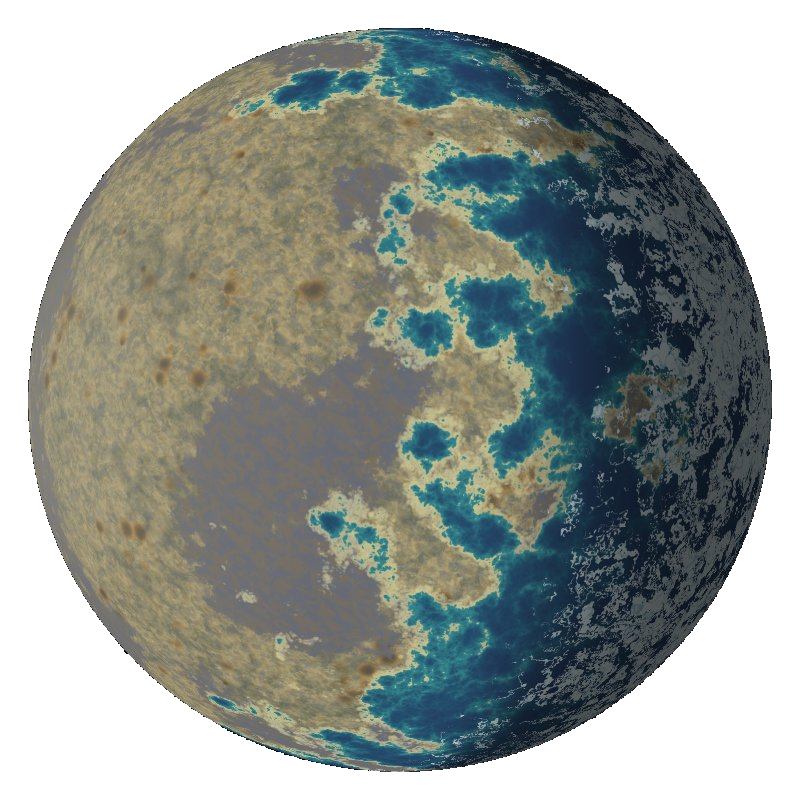
#> input picture util/plot_drm_gallery/resources/trappist-1_d.png, 800 x 800 px, found by its file name
$ python plot_drm_planet_overlay.py
#> lines starting #> are read from the running program, lines starting #| are printed output that depends on the picture; after the words box and inside, x2 and y2 are one past the last pixel; in counts of white or black regions, pixels touching at a corner belong together
#!/usr/bin/env python
"""
Plot a three-planet decorative underlay

Plot a decorative underlay onto ax_dest (typically current axes),
returning the axis object of the underlay.
The mode is currently unused.
"""

import matplotlib.pyplot as plt
import matplotlib.image as mpimg
from mpl_toolkits.axes_grid1.inset_locator import inset_axes
from pathlib import Path
import numpy as np
import os


def plot_drm_planet_overlay(ax_dest, mode=None):
    """
    Plot a decorative underlay onto ax_dest

    Plot a decorative underlay onto ax_dest (typically current axes),
    returning the axis object(s) of the underlay.
    The mode is currently unused.

    Parameters
    ----------
    ax_dest : matplotlib.axes.Axes
        Destination axes object where planet overlays will be added
    mode : dict, optional
        Mode dictionary (currently unused)

    Returns
    -------
    list of matplotlib.axes.Axes
        List of axis objects for each planet overlay
    """

    if mode is None:
        mode = {}

    # Configuration selection
    use_config = 3  # 1, 2, or 3

    if use_config == 1:
        # 3-class setup (late 2017, early 2018)
        # planets: earthlike, neptune, jupiter, left-to-right
        pfiles = ['gliese-667C_c.png', 'neptune.png', 'jupiter.png']
        # positions are x0, y0, xsize, ysize
        ppos = [[0.15, 0.6, 0.15, 0.15], [0.35, 0.6, 0.3, 0.3], [0.58, 0.45, 0.45, 0.45]]
        # pixels to crop each planet (above) on each edge
        pcrops = [[0, 0, 0, 0], [70, 70, 70, 70], [300, 80, 80, 400]]

    elif use_config == 2:
        # 5-class setup (mid 2018)
        # planets, left-to-right:
        # rocky sub-earth, super-earth, sub-neptune, neptune, jupiter
        pfiles = ['trappist-1_d.png', 'gliese-667C_c.png', 'gj-1214_b.png',
                  'neptune.png', 'jupiter.png']
        # positions are x0, y0, xsize, ysize
        ppos = [[0.22, 0.4, 0.10, 0.10], [0.33, 0.50, 0.15, 0.15],
                [0.45, 0.6, 0.2, 0.2], [0.53, 0.62, 0.3, 0.3], [0.63, 0.57, 0.35, 0.35]]
        # pixels to crop each planet on each edge (top, left, bottom, right)
        pcrops = [[25, 25, 25, 25], [0, 0, 0, 0], [0, 0, 0, 0],
                  [70, 70, 70, 70], [300, 80, 80, 300]]

    else:  # use_config == 3
        # 5-class setup, planets to scale (july 2018)
        # planets, left-to-right:
        # rocky sub-earth, super-earth, sub-neptune, neptune, jupiter (NB: cropped tight)
        pfiles = ['trappist-1_d.png', 'gliese-667C_c.png', 'gj-1214_b.png',
                  'neptune.png', 'jupiter-tight.png']
        # pixels to crop each planet (above) on each edge (top, left, bottom, right)
        # Note: All crops except Jupiter are to the planetary disk, so that
        # scaling is understood
        pcrops = [[25, 25, 25, 25], [25, 25, 25, 25], [10, 10, 10, 10],
                  [100, 100, 100, 100], [300, 0, 0, 300]]

        j_pre = 0.5  # amount the Jupiter-class image is
                     # already shrunken due to cropping - others are
                     # cropped on the planetary disk

        # Set planet positions within the enclosing axis
        # positions are x0, y0, xsize, ysize
        # size is relative to radius property of the corresponding planet class
        ctrline = 0.72  # centerline of the left-to-right line of planets
        ppos = [
            [0.24, ctrline - 0.033/2, 0.0333, 0.0333],
            [0.35, ctrline - 0.1167/2, 0.1167, 0.1167],
            [0.42, ctrline - 0.233/2, 0.2333, 0.2222],
            [0.48, ctrline - 0.40/2, 0.40, 0.40],
            [0.63, ctrline - 0.73*j_pre/2 + 0.01, 0.73*j_pre, 0.73*j_pre]
        ]

    # Make planet underlay
    ax_list = []

    # Kill white background on current axes, so underlay is visible
    ax_dest.patch.set_facecolor('none')

    for p, pfile_ in enumerate(pfiles):
        # FIXME: temporary hack for resources
        pfile = 'Local/Matlab/mfile' / Path(pfile_)
        # Check if file exists
        if not os.path.exists(pfile):
            print(f"Warning: Planet image file '{pfile}' not found, skipping")
            continue

        try:
            # Load underlay image
            im_orig = mpimg.imread(pfile)
#> im_orig is the input picture: shape (800, 800, 4) float32; mean R, G, B, A 0.269, 0.291, 0.27, 0.679

            # Handle alpha channel
            if im_orig.shape[2] == 4:
                # Image has alpha channel
                alfa_orig = im_orig[:, :, 3]
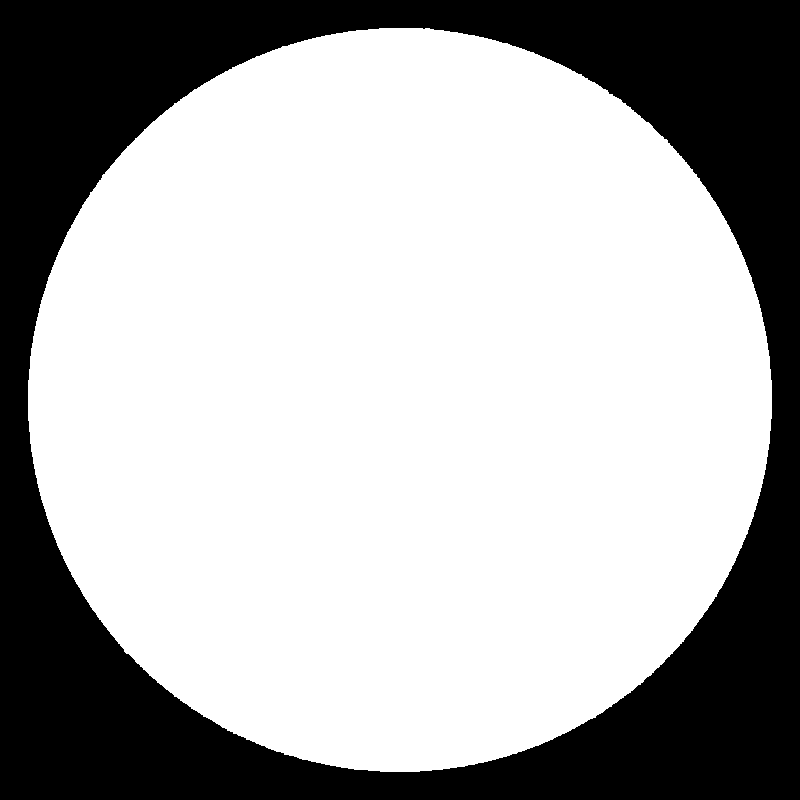
#> alfa_orig: shape (800, 800) float32; values 0 (black) and 1 (white), 67.9% white; 1 black region, box (x1, y1, x2, y2) and area: (0, 0, 800, 800) 205135
                im_rgb = im_orig[:, :, :3]
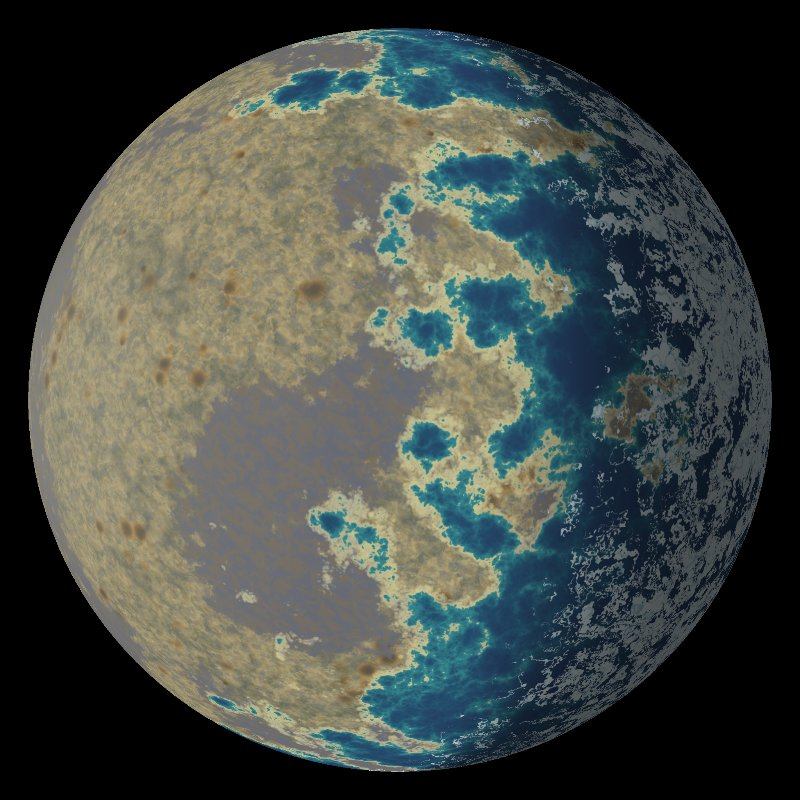
#> im_rgb: shape (800, 800, 3) float32; mean R, G, B 0.269, 0.291, 0.27
            else:
                # No alpha channel, create opaque alpha
                alfa_orig = np.ones(im_orig.shape[:2])
                im_rgb = im_orig

            # Crop image and alpha map
            pcrop = pcrops[p]  # crop info, for convenience
            # pcrop = [top, left, bottom, right]
            if pcrop[0] > 0 or pcrop[1] > 0 or pcrop[2] > 0 or pcrop[3] > 0:
                im = im_rgb[pcrop[0]:im_rgb.shape[0]-pcrop[2],
                           pcrop[1]:im_rgb.shape[1]-pcrop[3], :]
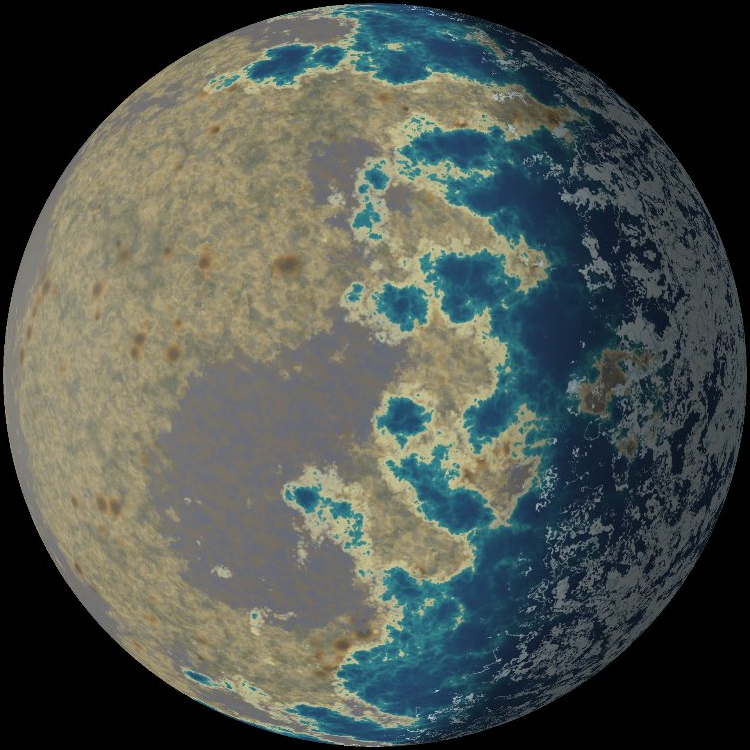
#> im: shape (750, 750, 3) float32; mean R, G, B 0.306, 0.331, 0.308
                alfa = alfa_orig[pcrop[0]:alfa_orig.shape[0]-pcrop[2],
                                pcrop[1]:alfa_orig.shape[1]-pcrop[3]]
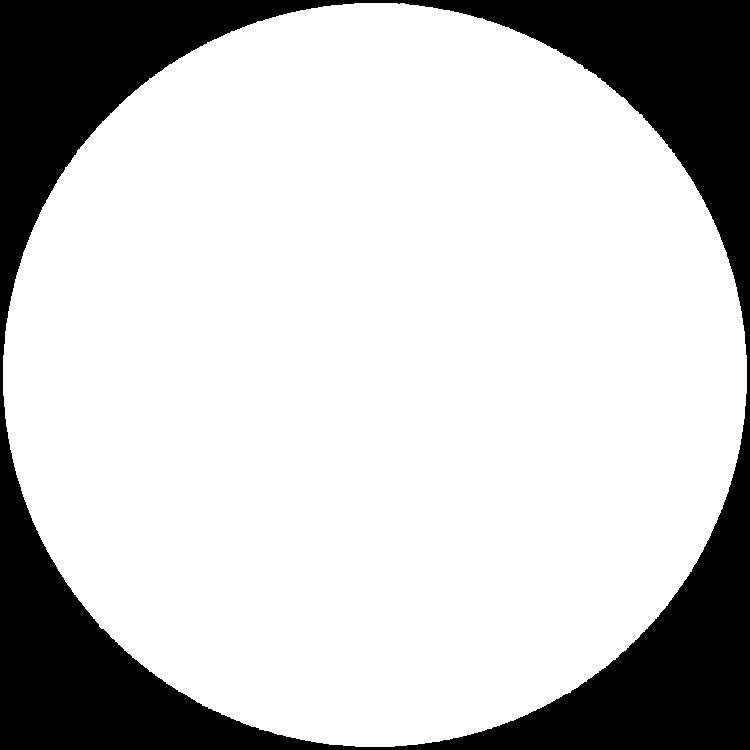
#> alfa: shape (750, 750) float32; values 0 (black) and 1 (white), 77.3% white; 1 black region, box (x1, y1, x2, y2) and area: (0, 0, 750, 750) 127635
            else:
                im = im_rgb
                alfa = alfa_orig

            # Create an inset axis for the underlay
            # Position is [x0, y0, width, height] in figure fraction
            pos = ppos[p]
            ax1 = inset_axes(ax_dest, width=f'{pos[2]*100}%', height=f'{pos[3]*100}%',
                           loc='lower left',
                           bbox_to_anchor=(pos[0], pos[1], pos[2], pos[3]),
                           bbox_transform=ax_dest.transAxes,
                           borderpad=0)

            # Plot the image into the axis (including transparency info)
            ax1.imshow(im, alpha=alfa, aspect='equal')

            # Set axis parameters
            ax1.set_facecolor('none')  # make the axis itself transparent
            ax1.set_aspect('equal')    # 1:1 aspect ratio so planet-images are circles

            # Turn off axis adornments
            ax1.set_xticks([])
            ax1.set_yticks([])
            ax1.axis('off')

            # Set zorder to put on bottom
            ax1.set_zorder(-1)

            # Record the underlay axis, ax1
            ax_list.append(ax1)

        except Exception as e:
            print(f"Warning: Could not load planet image '{pfile}': {e}")
            continue
#> pass 2 of the loop in plot_drm_planet_overlay, `for p, pfile_ in enumerate(pfiles):`:
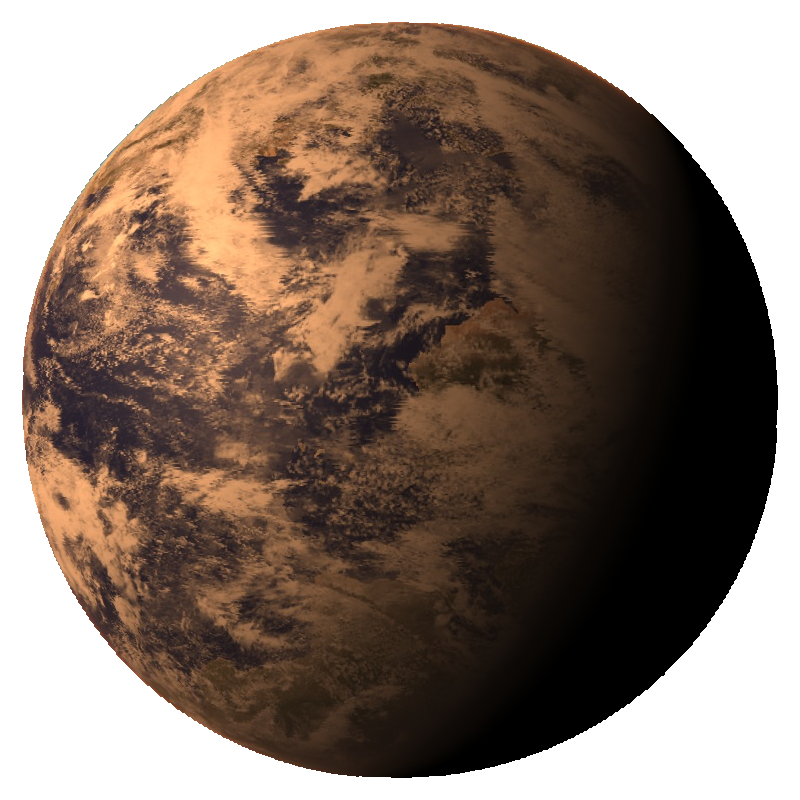
#> input picture Local/Matlab/mfile/gliese-667C_c.png, 800 x 800 px, found by its file name
#> in plot_drm_planet_overlay, im_orig is the input picture: shape (800, 800, 4) float32; mean R, G, B, A 0.236, 0.169, 0.124, 0.707
#> in plot_drm_planet_overlay, `alfa_orig = im_orig[:, :, 3]`:
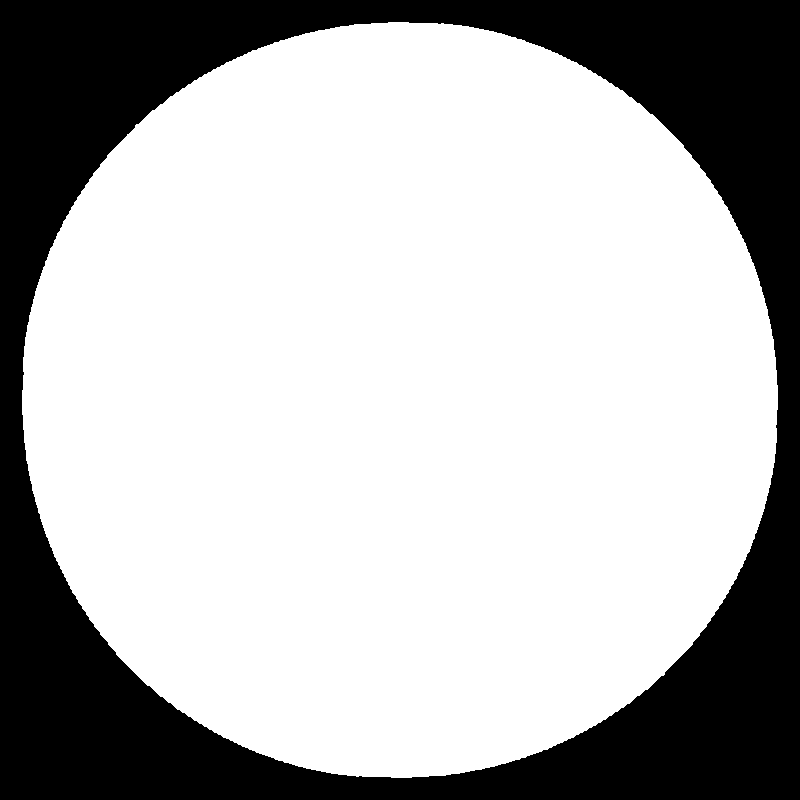
#> alfa_orig: shape (800, 800) float32; values 0 (black) and 1 (white), 70.7% white; 1 black region, box (x1, y1, x2, y2) and area: (0, 0, 800, 800) 187477
#> in plot_drm_planet_overlay, `alfa = alfa_orig[pcrop[0]:alfa_orig.shape[0]-pcrop[2], pcrop[1]:alfa_o..`:
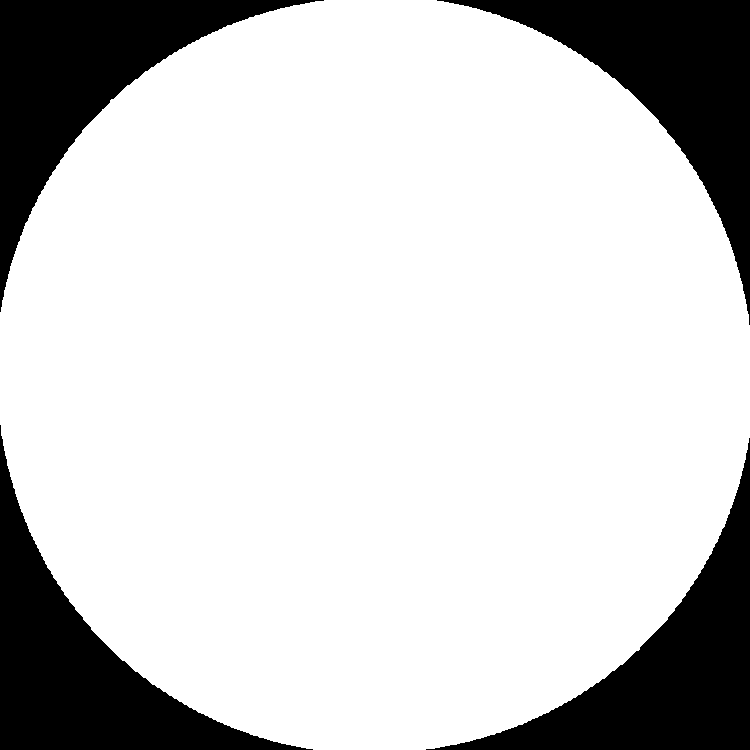
#> alfa: shape (750, 750) float32; values 0 (black) and 1 (white), 80.3% white; 4 black regions, box (x1, y1, x2, y2) and area: (426, 438, 750, 750) 27693, (0, 0, 324, 312) 27692, (437, 0, 750, 325) 27678, (0, 425, 313, 750) 27678
#> pass 3 of the loop in plot_drm_planet_overlay, `for p, pfile_ in enumerate(pfiles):`:
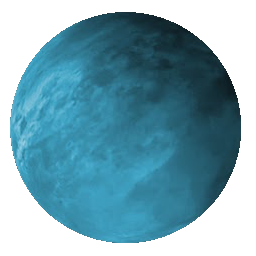
#> input picture Local/Matlab/mfile/gj-1214_b.png, 256 x 256 px, found by its file name
#> in plot_drm_planet_overlay, im_orig is the input picture: shape (256, 256, 4) float32; mean R, G, B, A 0.121, 0.296, 0.354, 0.641
#> in plot_drm_planet_overlay, `alfa_orig = im_orig[:, :, 3]`:
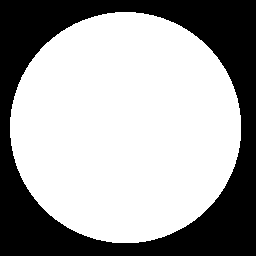
#> alfa_orig: shape (256, 256) float32; values 0 (black) and 1 (white), 64.1% white; 1 black region, box (x1, y1, x2, y2) and area: (0, 0, 256, 256) 23554
#> im_rgb: shape (256, 256, 3) float32
#> im: shape (236, 236, 3) float32
#> in plot_drm_planet_overlay, `alfa = alfa_orig[pcrop[0]:alfa_orig.shape[0]-pcrop[2], pcrop[1]:alfa_o..`:
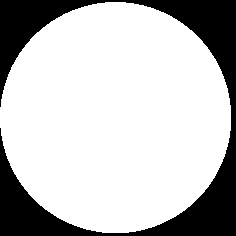
#> alfa: shape (236, 236) float32; values 0 (black) and 1 (white), 75.4% white; 1 black region, box (x1, y1, x2, y2) and area: (0, 0, 236, 236) 13714
#> the loop made 5 passes; the first 3 are shown

    return ax_list


# Example standalone usage for testing
def main():
    """Test the planet overlay function"""
    import matplotlib.pyplot as plt

    # Create a simple plot to overlay planets on
    fig, ax = plt.subplots(figsize=(10, 6))

    # Sample data
    x = np.linspace(0, 10, 100)
    y = np.sin(x)
    ax.plot(x, y)

    ax.set_xlabel('X axis')
    ax.set_ylabel('Y axis')
    ax.set_title('Test Plot with Planet Overlay')
    ax.grid(True)

    # Add planet overlay
    mode = {}
    ax_planets = plot_drm_planet_overlay(ax, mode)

    print(f"Created {len(ax_planets)} planet overlays")

    plt.tight_layout()
    plt.savefig('test_planet_overlay.png', dpi=150, bbox_inches='tight')
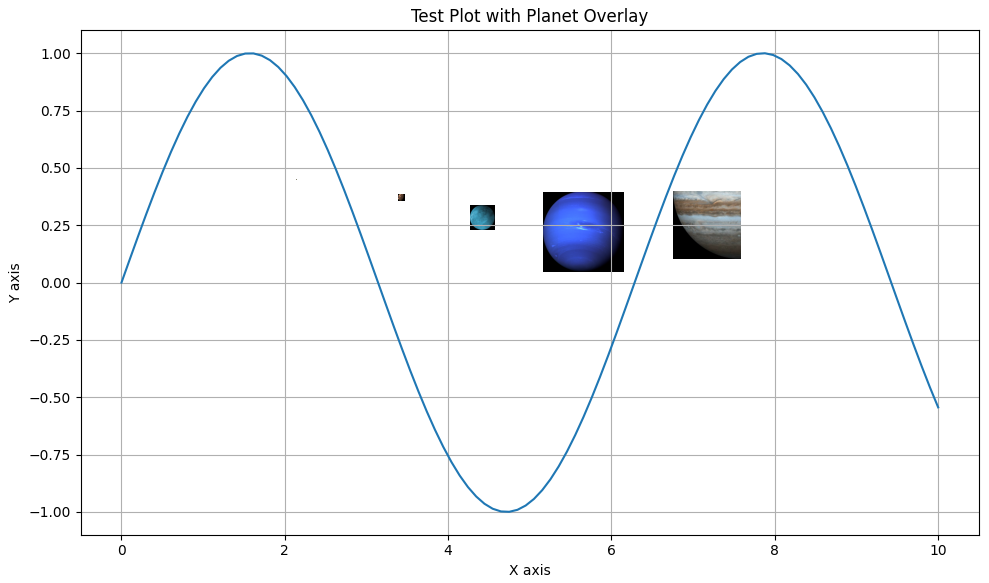
#> figure drawn by matplotlib, 6 panels; panel 1: curve peaks at x = 7.88, y = 1
    plt.show()


if __name__ == '__main__':
    main()
